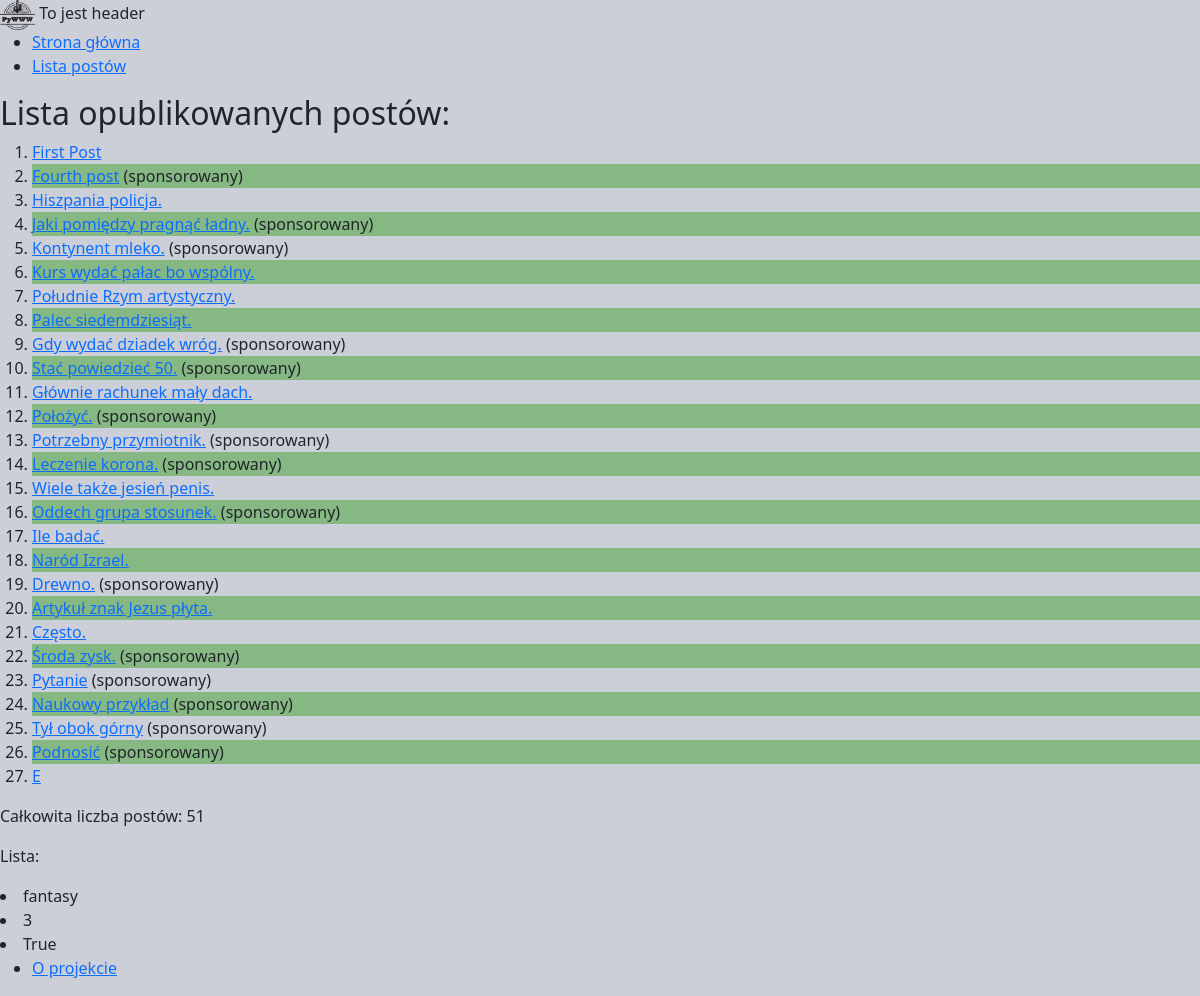
/posts/, run on the app's committed database.
### posts/models.py (models this page shows, shortened)
class Post(Timestamp):
  title = models.CharField(max_length=255)
  content = models.TextField()
  published = models.BooleanField(default=False)
  sponsored = models.BooleanField(default=False)
  author = models.ForeignKey("auth.User", on_delete=models.CASCADE, related_name="posts")
  tags = models.ManyToManyField('tags.Tag', related_name='posts')
  category = models.ManyToManyField('posts.Category', default=None, related_name='categories')
  example_file = models.FileField(upload_to='posts/examples/', blank=True, null=True)
  image = models.ImageField(upload_to='posts/images/%Y/%m/%d', blank=False, null=True)

### posts/views.py (the view)
# urls.py: path('', posts_list, name='list'),
def posts_list(request):
  published_posts = Post.objects.filter(published=True)
  all_posts = Post.objects.count()
  context = {'posts_list': published_posts, 'all_posts_number': all_posts, 'topics': ['fantasy', 3, True]}
  return render(request, "posts/list.html", context)

### posts/templates/posts/list.html (shortened to what this page needs)
{% extends 'base.html' %}
{% load static %}
{% block style %}<link href={% static "posts/css/style.css" %} rel="stylesheet">{% endblock %}
{% block body %}
  <h2>Lista opublikowanych postów:</h2>
  <ol>
    {% for post in posts_list %}
        <li>
          <a href ="{% url 'posts:post_details' post.id %}" target="_blank">{{post.title}}</a>
          {% if post.sponsored %}
            (sponsorowany)
          {% endif %}
        </li>
    {% endfor %}
  </ol>
  <p>Całkowita liczba postów: {{all_posts_number}}</p>
  <p>Lista:</p>
  {% for topic in topics %}
  <li>{{topic}}</li>
  {% endfor %}
{% endblock %}

### main/static/main/css/style.css (style rules this page uses)
body { background-color: rgb(205, 207, 216); }

### posts/static/posts/css/style.css (style rules this page uses)
ol>li:nth-child(even) { background-color: rgb(134, 184, 132) }

### data on the page
Post: title "First Post"
Post: title "Fourth post", sponsored "(sponsorowany)"
Post: title "Hiszpania policja."
Post: title "Jaki pomiędzy pragnąć ładny.", sponsored "(sponsorowany)"
Post: title "Kontynent mleko.", sponsored "(sponsorowany)"
Post: title "Kurs wydać pałac bo wspólny."
Post: title "Południe Rzym artystyczny."
Post: title "Palec siedemdziesiąt."
Post: title "Gdy wydać dziadek wróg.", sponsored "(sponsorowany)"
Post: title "Stać powiedzieć 50.", sponsored "(sponsorowany)"
Post: title "Głównie rachunek mały dach."
Post: title "Położyć.", sponsored "(sponsorowany)"
Post: title "Potrzebny przymiotnik.", sponsored "(sponsorowany)"
Post: title "Leczenie korona.", sponsored "(sponsorowany)"
Post: title "Wiele także jesień penis."
Post: title "Oddech grupa stosunek.", sponsored "(sponsorowany)"
Post: title "Ile badać."
Post: title "Naród Izrael."
Post: title "Drewno.", sponsored "(sponsorowany)"
Post: title "Artykuł znak Jezus płyta."
Post: title "Często."
Post: title "Środa zysk.", sponsored "(sponsorowany)"
Post: title "Pytanie", sponsored "(sponsorowany)"
Post: title "Naukowy przykład", sponsored "(sponsorowany)"
Post: title "Tył obok górny", sponsored "(sponsorowany)"
Post: title "Podnosić", sponsored "(sponsorowany)"
Post: title "E"

### other printed values
{{ all_posts_number }} "51"
{{ topic }} "fantasy" "3" "True"
